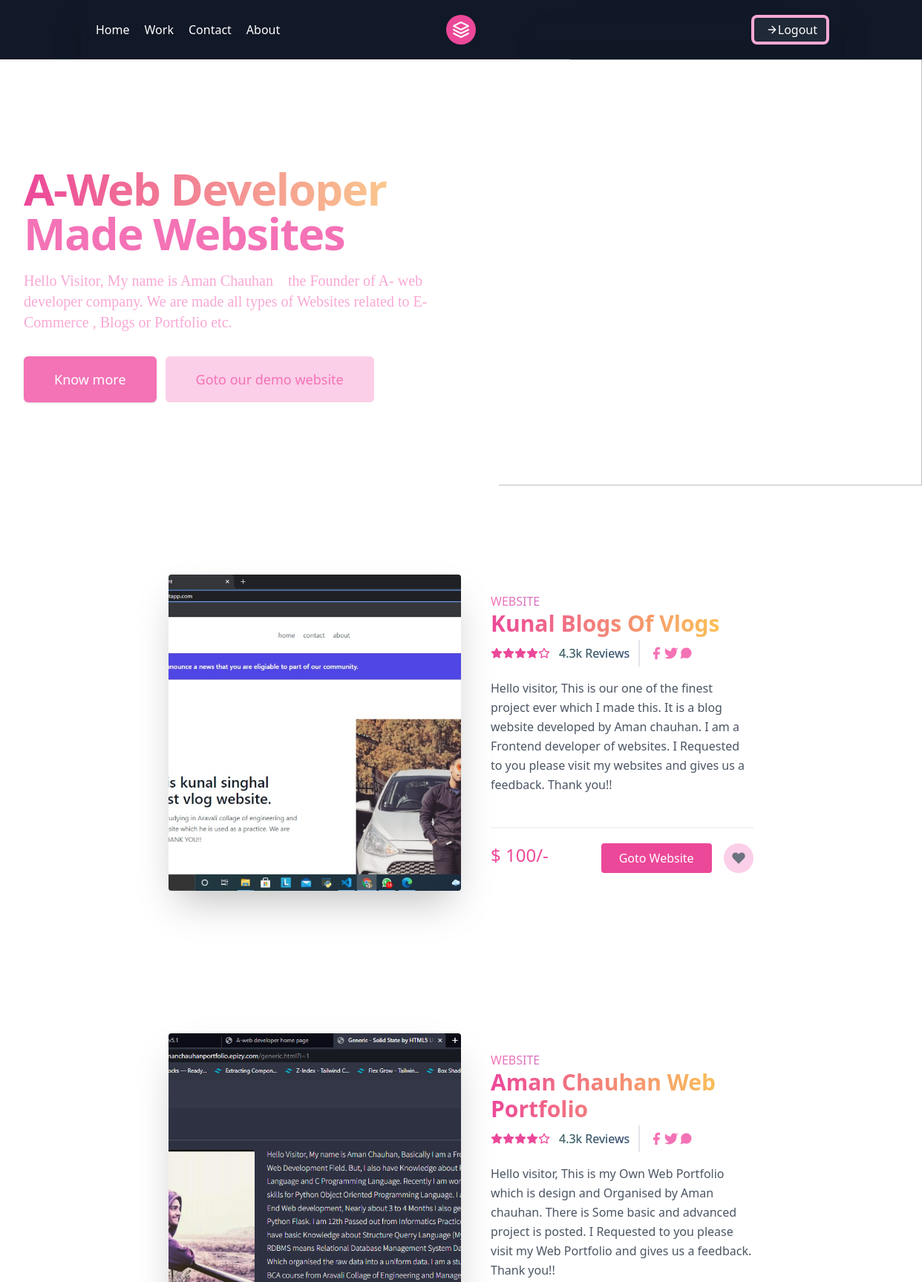
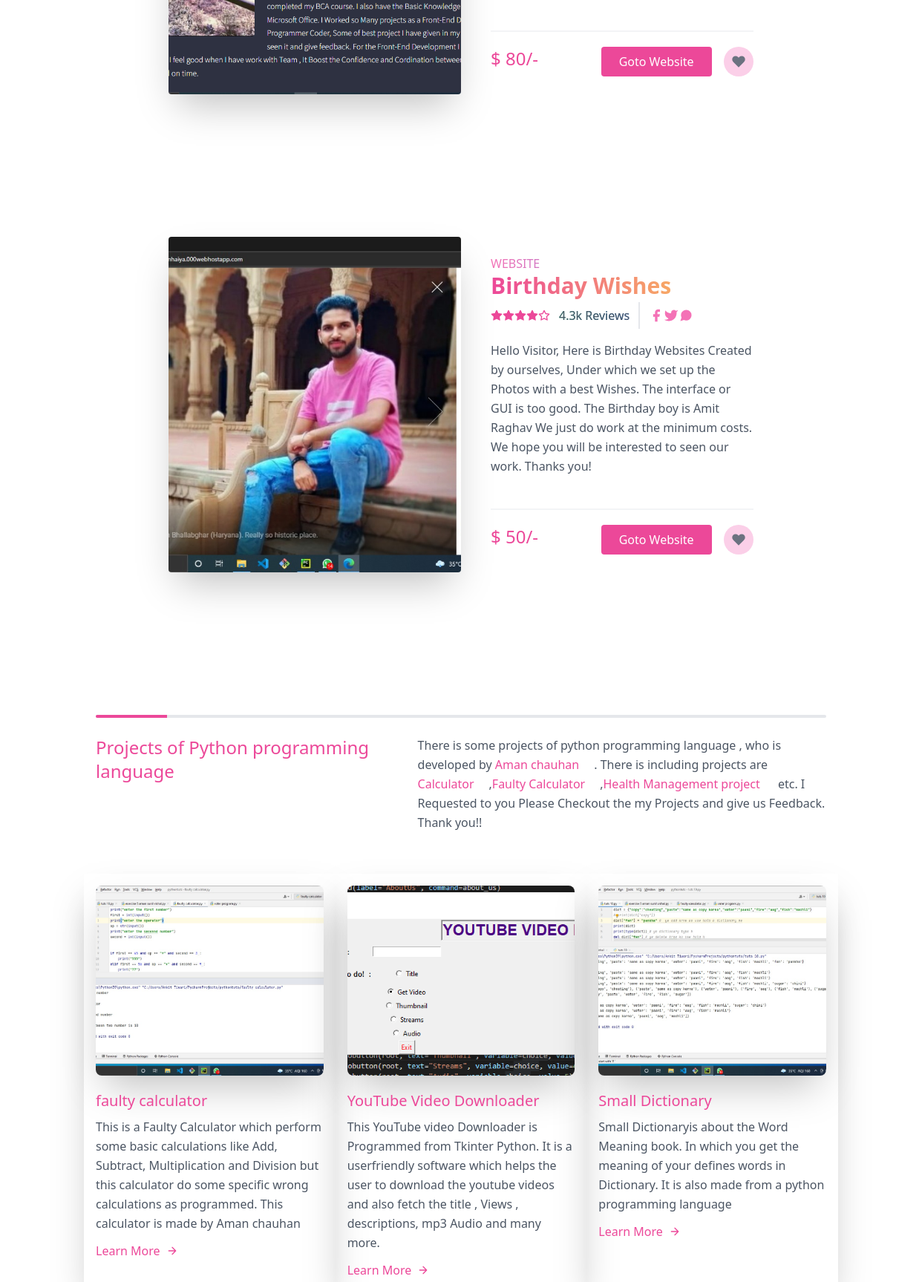
The app's page / (signed in, upper part) with its own data (2 pictures, top to bottom).
### home/models.py (models this page shows, shortened)
class websites(models.Model):
    title = models.CharField(max_length=50)
    desc = models.TextField()
    image = models.ImageField(upload_to = "websiteimg")
    site = models.URLField(max_length=200)
    price = models.IntegerField()
    facebook = models.URLField(max_length=400)
    twitter = models.URLField(max_length=400)
    mail = models.EmailField(max_length=400)

class basicPython(models.Model):
    title = models.CharField(max_length=50)
    desc = models.TextField()
    image = models.ImageField(upload_to = "pythonimg")
    new_slug = AutoSlugField(populate_from = 'title', unique = True, null = True, default = None)

### home/views.py (the view)
# urls.py: path('', views.index, name='blog'),
def index(request):
    if request.user.is_anonymous:
        return redirect("/view_login")
    pythonB = basicPython.objects.all()
    Cprogram = Cprog.objects.all()
    web = websites.objects.all()
    pages1 = Paginator(pythonB, 3)
    page_number1 = request.GET.get('page')
    pythonBfinal = pages1.get_page(page_number1)
    pages2 = Paginator(Cprogram, 3)
    page_number2 = request.GET.get('page')
    Cprogramfinal = pages2.get_page(page_number2)
    params = {
        "progP": pythonBfinal,
        "progC" : Cprogramfinal,
        "web_site": web
    }
    if request.method == 'POST':
        name = request.POST.get('name')
        email = request.POST.get('email')
        message = request.POST.get('message')
        ins = feedback(name=name, email=email, message=message)
        ins.save()
    return render(request, 'index.html', params)

### templates/index.html (shortened to what this page needs)
<!DOCTYPE html>
<html lang="en">
  {% load static %}
<head>
    <link href="https://unpkg.com/tailwindcss@^2/dist/tailwind.min.css" rel="stylesheet">
</head>
<body>
   {% include "header.html" %}
  {% load static %}
<div class="relative bg-white overflow-hidden">
  <div class="max-w-7xl mx-auto">
    <div class="relative z-10 pb-8 bg-white sm:pb-16 md:pb-20 lg:max-w-2xl lg:w-full lg:pb-28 xl:pb-32">
      <svg class="hidden lg:block absolute right-0 inset-y-0 h-full w-48 text-white transform translate-x-1/2" fill="currentColor" viewBox="0 0 100 100" preserveAspectRatio="none" aria-hidden="true">
        <polygon points="50,0 100,0 50,100 0,100" />
      </svg>
      <div>
        <div class="relative pt-6 px-4 sm:px-6 lg:px-8">
          <nav class="relative flex items-center justify-between sm:h-10 lg:justify-start" aria-label="Global">
          </nav>
        </div>
      <main class="mt-10 mx-auto max-w-7xl px-4 sm:mt-12 sm:px-6 md:mt-16 lg:mt-20 lg:px-8 xl:mt-28">
        <div class="sm:text-center lg:text-left">
          <h1 class="text-4xl tracking-tight font-extrabold text-gray-900 sm:text-5xl md:text-6xl">
            <span class="block xl:inline bg-clip-text text-transparent bg-gradient-to-r from-pink-500 to-yellow-200">A-Web Developer</span>
            <span class="block text-pink-400 xl:inline">Made Websites</span>
          </h1>
          <p class="mt-3 text-base text-pink-300 sm:mt-5 sm:text-lg sm:max-w-xl sm:mx-auto md:mt-5 md:text-xl lg:mx-0 font-serif ...">
            Hello Visitor, My name is <a class = "text-pink-300 mr-5 hover:text-pink-500" href="https://www.facebook.com/profile.php?id=100012687511482">Aman Chauhan</a>the Founder of  A- web developer company. We are made all types of Websites related to E-Commerce , Blogs or Portfolio etc.
          </p>
          <div class="mt-5 sm:mt-8 sm:flex sm:justify-center lg:justify-start">
            <div class="rounded-md shadow">
              <a href="about.html" class="w-full flex items-center justify-center px-8 py-3 border border-transparent text-base font-medium rounded-md text-white bg-pink-400 hover:bg-pink-600 md:py-4 md:text-lg md:px-10">
                Know more
              </a>
            </div>
            <div class="mt-3 sm:mt-0 sm:ml-3">
              <a href="https://kunalblogsofvlogs.000webhostapp.com/" class="w-full flex items-center justify-center px-8 py-3 border border-transparent text-base font-medium rounded-md text-pink-400 bg-pink-200 hover:bg-pink-300 md:py-4 md:text-lg md:px-10">
                Goto our demo website
              </a>
            </div>
          </div>
        </div>
      </main>
    </div>
  </div>
  <div class="lg:absolute lg:inset-y-0 lg:right-0 lg:w-1/2">
    <img class="h-56 w-full object-cover sm:h-72 md:h-96 lg:w-full lg:h-full" src="https://images.unsplash.com/photo-1551434678-e076c223a692?ixlib=rb-1.2.1&ixid=eyJhcHBfaWQiOjEyMDd9&auto=format&fit=crop&w=2850&q=80" alt="">
  </div>
</div>
</div>
<br>
{% for item  in web_site %}
<section class="text-gray-600 body-font overflow-hidden">
  <div class="container px-5 py-24 mx-auto">
    <div class="lg:w-4/5 mx-auto flex flex-wrap">
      <img alt="ecommerce" class="lg:w-1/2 w-full lg:h-auto h-64 object-cover object-center rounded shadow-2xl" src= {{item.image.url}}>
      <div class="lg:w-1/2 w-full lg:pl-10 lg:py-6 mt-6 lg:mt-0">
        <h2 class="bg-clip-text text-transparent bg-gradient-to-r from-pink-400 to-blue-500">WEBSITE</h2>
        <h1 class="text-3xl font-semibold title-font mb-1 bg-clip-text text-transparent bg-gradient-to-r from-pink-500 to-yellow-300">{{item.title}}</h1>
        <div class="flex mb-4">
          <span class="flex items-center">
            <svg fill="currentColor" stroke="currentColor" stroke-linecap="round" stroke-linejoin="round" stroke-width="2" class="w-4 h-4 text-pink-500" viewBox="0 0 24 24">
              <path d="M12 2l3.09 6.26L22 9.27l-5 4.87 1.18 6.88L12 17.77l-6.18 3.25L7 14.14 2 9.27l6.91-1.01L12 2z"></path>
            </svg>
            <svg fill="currentColor" stroke="currentColor" stroke-linecap="round" stroke-linejoin="round" stroke-width="2" class="w-4 h-4 text-pink-500" viewBox="0 0 24 24">
              <path d="M12 2l3.09 6.26L22 9.27l-5 4.87 1.18 6.88L12 17.77l-6.18 3.25L7 14.14 2 9.27l6.91-1.01L12 2z"></path>
            </svg>
            <svg fill="currentColor" stroke="currentColor" stroke-linecap="round" stroke-linejoin="round" stroke-width="2" class="w-4 h-4 text-pink-500" viewBox="0 0 24 24">
              <path d="M12 2l3.09 6.26L22 9.27l-5 4.87 1.18 6.88L12 17.77l-6.18 3.25L7 14.14 2 9.27l6.91-1.01L12 2z"></path>
            </svg>
            <svg fill="currentColor" stroke="currentColor" stroke-linecap="round" stroke-linejoin="round" stroke-width="2" class="w-4 h-4 text-pink-500" viewBox="0 0 24 24">
              <path d="M12 2l3.09 6.26L22 9.27l-5 4.87 1.18 6.88L12 17.77l-6.18 3.25L7 14.14 2 9.27l6.91-1.01L12 2z"></path>
            </svg>
            <svg fill="none" stroke="currentColor" stroke-linecap="round" stroke-linejoin="round" stroke-width="2" class="w-4 h-4 text-pink-500" viewBox="0 0 24 24">
              <path d="M12 2l3.09 6.26L22 9.27l-5 4.87 1.18 6.88L12 17.77l-6.18 3.25L7 14.14 2 9.27l6.91-1.01L12 2z"></path>
            </svg>
            <span class="text-gray-600 ml-3 bg-clip-text text-transparent bg-gradient-to-r from-green-400 to-blue-500">4.3k Reviews</span>
          </span>
          <span class="flex ml-3 pl-3 py-2 border-l-2 border-gray-200 space-x-2s">
            <a class="text-pink-400 hover:text-pink-500" href="{{item.facebook}}">
              <svg fill="currentColor" stroke-linecap="round" stroke-linejoin="round" stroke-width="2" class="w-5 h-5" viewBox="0 0 24 24">
                <path d="M18 2h-3a5 5 0 00-5 5v3H7v4h3v8h4v-8h3l1-4h-4V7a1 1 0 011-1h3z"></path>
              </svg>
            </a>
            <a class="text-pink-400 hover:text-pink-500" href="{{item.twitter}}">
              <svg fill="currentColor" stroke-linecap="round" stroke-linejoin="round" stroke-width="2" class="w-5 h-5" viewBox="0 0 24 24">
                <path d="M23 3a10.9 10.9 0 01-3.14 1.53 4.48 4.48 0 00-7.86 3v1A10.66 10.66 0 013 4s-4 9 5 13a11.64 11.64 0 01-7 2c9 5 20 0 20-11.5a4.5 4.5 0 00-.08-.83A7.72 7.72 0 0023 3z"></path>
              </svg>
            </a>
            <a class="text-pink-400 hover:text-pink-500" href="{{item.mail}}">
            </a>
          </span>
        </div>
        <p class="leading-relaxed">{{item.desc}}</p>
        <div class="flex mt-6 items-center pb-5 border-b-2 border-gray-100 mb-5">
        </div>
        <div class="flex">
          <span class="title-font font-medium text-2xl text-pink-500">$ {{item.price}}/-</span>
          <button class="flex ml-auto text-white bg-pink-500 border-0 py-2 px-6 focus:outline-none hover:bg-pink-600 rounded"><a href = {{item.site}} >Goto Website</a></button>
          <button class="rounded-full w-10 h-10 bg-pink-200 p-0 border-0 inline-flex items-center justify-center text-gray-500 ml-4">
            <svg fill="currentColor" stroke-linecap="round" stroke-linejoin="round" stroke-width="2" class="w-5 h-5" viewBox="0 0 24 24">
              <path d="M20.84 4.61a5.5 5.5 0 00-7.78 0L12 5.67l-1.06-1.06a5.5 5.5 0 00-7.78 7.78l1.06 1.06L12 21.23l7.78-7.78 1.06-1.06a5.5 5.5 0 000-7.78z"></path>
            </svg>
          </button>
        </div>
      </div>
    </div>
  </div>
</section>
{% endfor %}
<section class="text-gray-600 body-font">
  <div class="container px-5 py-24 mx-auto">
    <div class="flex flex-col">
      <div class="h-1 bg-gray-200 rounded overflow-hidden">
        <div class="w-24 h-full bg-pink-500"></div>
      </div>
      <div class="flex flex-wrap sm:flex-row flex-col py-6 mb-12">
        <h1 class="sm:w-2/5 text-pink-500 font-medium title-font text-2xl mb-2 sm:mb-0">Projects of Python programming language</h1>
        <p class="sm:w-3/5 leading-relaxed text-base sm:pl-10 pl-0">There is some projects of python programming language , who is developed by <a class="text-pink-500 mr-5 hover:text-pink-700" href="avinashthakurchauhan07@gmail.com">Aman chauhan</a>. There is including projects are <a class ="text-pink-500 mr-5 hover:text-pink-700">Calculator</a>,<a class ="text-pink-500 mr-5 hover:text-pink-700">Faulty Calculator</a>,<a class ="text-pink-500 mr-5 hover:text-pink-700">Health Management project</a> etc. I Requested to you Please Checkout the my Projects and give us Feedback. Thank you!!</p>
      </div>
    </div>
    <div class="flex flex-wrap sm:-m-4 -mx-4 -mb-10 -mt-4">
      {% for item in progP %}
      <div class="p-4 md:w-1/3 sm:mb-0 mb-6 shadow-2xl">
        <div class="rounded-lg h-64 overflow-hidden shadow-2xl">
          <img alt="content" class="object-cover object-center h-full w-full shadow-2xl" src= "{{item.image.url}}" >
        </div>
        <h2 class="text-xl font-medium title-font text-pink-500 mt-5">{{item.title}}</h2>
        <p class="text-base leading-relaxed mt-2">{{item.desc | safe}}</p>
        <a class="text-pink-500 inline-flex items-center mt-3 mr-5 hover:text-pink-700" href="/detailC/{{item.new_slug}}">Learn More
          <svg fill="none" stroke="currentColor" stroke-linecap="round" stroke-linejoin="round" stroke-width="2" class="w-4 h-4 ml-2" viewBox="0 0 24 24">
            <path d="M5 12h14M12 5l7 7-7 7"></path>
          </svg>
        </a>
      </div>
      {% endfor %}
    </div>
    <br>
  </div>
</section>
{% include "footer.html" %}

### records on screen
websites: image (picture), desc "Hello visitor, This is our one of the finest project ever which I made this. It is a blog website developed by Aman chauhan. I am a Frontend developer of websites. I Requested to you please visit my websites and gives us a feedback. Thank you!!", price "100"
websites: image (picture), desc "Hello visitor, This is my Own Web Portfolio which is design and Organised by Aman chauhan. There is Some basic and advanced project is posted. I Requested to you please visit my Web Portfolio and gives us a feedback. Thank you!!", price "80"
websites: image (picture), desc "Hello Visitor, Here is Birthday Websites Created by ourselves, Under which we set up the Photos with a best Wishes. The interface or GUI is too good. The Birthday boy is Amit Raghav We just do work at the minimum costs. We hope you will be interested to seen our work. Thanks you!", price "50"
basicPython: image (picture), title "faulty calculator", desc "This is a Faulty Calculator which perform some basic calculations like Add, Subtract, Multiplication and Division but this calculator do some specific wrong calculations as programmed. This calculator is made by Aman chauhan"
basicPython: image (picture), title "YouTube Video Downloader", desc "This YouTube video Downloader is Programmed from Tkinter Python. It is a userfriendly software which helps the user to download the youtube videos and also fetch the title , Views , descriptions, mp3 Audio and many more."
basicPython: image (picture), title "Small Dictionary", desc "Small Dictionary is about the Word Meaning book. In which you get the meaning of your defines words in Dictionary. It is also made from a python programming language"
